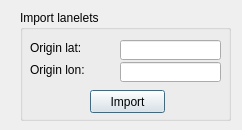
<?xml version="1.0" encoding="UTF-8"?>
<ui version="4.0">
 <class>CColladaDialog</class>
 <widget class="QDialog" name="CColladaDialog">
  <property name="geometry">
   <rect>
    <x>0</x>
    <y>0</y>
    <width>242</width>
    <height>130</height>
   </rect>
  </property>
  <property name="windowTitle">
   <string>Collada Import/Export</string>
  </property>
  <property name="locale">
   <locale language="English" country="UnitedStates"/>
  </property>
  <widget class="QGroupBox" name="groupBox">
   <property name="geometry">
    <rect>
     <x>20</x>
     <y>10</y>
     <width>211</width>
     <height>111</height>
    </rect>
   </property>
   <property name="title">
    <string>Import lanelets</string>
   </property>
   <widget class="QLabel" name="label">
    <property name="geometry">
     <rect>
      <x>10</x>
      <y>30</y>
      <width>91</width>
      <height>16</height>
     </rect>
    </property>
    <property name="text">
     <string>Origin lat:</string>
    </property>
   </widget>
   <widget class="QLineEdit" name="qqImportScalingFactor">
    <property name="geometry">
     <rect>
      <x>100</x>
      <y>30</y>
      <width>101</width>
      <height>20</height>
     </rect>
    </property>
   </widget>
   <widget class="QPushButton" name="qqImport">
    <property name="geometry">
     <rect>
      <x>70</x>
      <y>80</y>
      <width>75</width>
      <height>23</height>
     </rect>
    </property>
    <property name="text">
     <string>Import</string>
    </property>
   </widget>
   <widget class="QLineEdit" name="qqImportScalingFactor_3">
    <property name="geometry">
     <rect>
      <x>100</x>
      <y>52</y>
      <width>101</width>
      <height>20</height>
     </rect>
    </property>
   </widget>
   <widget class="QLabel" name="label_3">
    <property name="geometry">
     <rect>
      <x>10</x>
      <y>52</y>
      <width>91</width>
      <height>16</height>
     </rect>
    </property>
    <property name="text">
     <string>Origin lon:</string>
    </property>
   </widget>
  </widget>
 </widget>
 <tabstops>
  <tabstop>qqImportScalingFactor</tabstop>
  <tabstop>qqImport</tabstop>
 </tabstops>
 <resources/>
 <connections/>
</ui>
